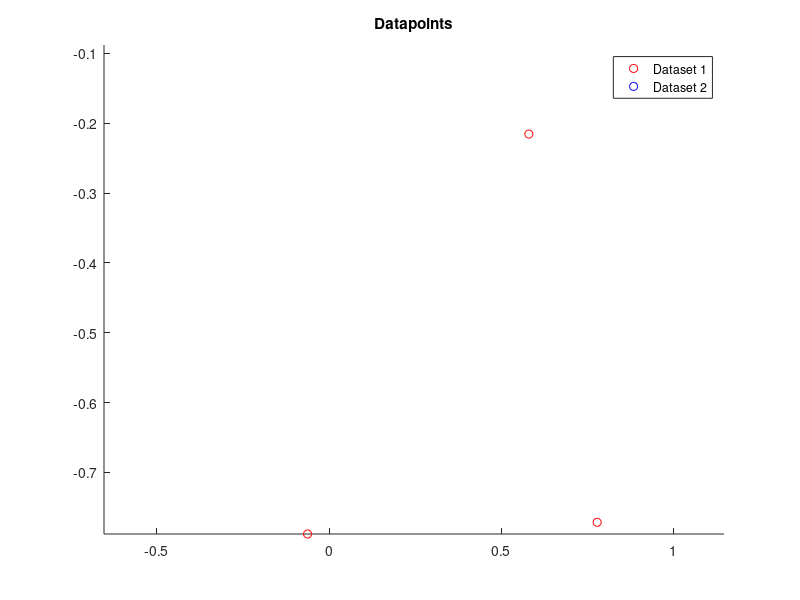

Here is the MATLAB script that generated this plot:
clear all;
close all;
clc;

N = 50;
%% Class definitions
% Class 0 definition
theta1 = 0;
m = [0 0]';
lambda_1 = 2;
lambda_2 = 1;
u_1 = [cos(theta1) sin(theta1)]';
u_2 = [-sin(theta1) cos(theta1)]';
C1 = [u_1 u_2]*diag([lambda_1,lambda_2])*inv([u_1 u_2]);
C1_pts = mvnrnd(m,C1,N/2);

% Class 1 definition
theta2_a = -3*pi/4;
m_a = [-2 1]';
pi_a = 1/3;
lambda_a1 = 2;
lambda_a2 = 1/4;
u1_a = [cos(theta2_a) sin(theta2_a)]';
u2_a = [-sin(theta2_a) cos(theta2_a)]';
C_a = [u1_a u2_a]*diag([lambda_a1,lambda_a2])*inv([u1_a u2_a]);

theta2_b = pi/4;
pi_b = 2/3;
m_b = [3 2]';
lambda_b1 = 3;
lambda_b2 = 1;
u1_b = [cos(theta2_b) sin(theta2_b)]';
u2_b = [-sin(theta2_b) cos(theta2_b)]';
C_b = [u1_b u2_b]*diag([lambda_b1,lambda_b2])*inv([u1_b u2_b]);
C2(:,:,1) = C_a;
C2(:,:,2) = C_b;
gm = gmdistribution([m_a';m_b'],C2,[pi_a pi_b]);
C2_pts = random(gm,N/2);
X = [C1_pts;C2_pts];
Y = [ones(N/2,1);-1*ones(N/2,1)];
sample_min = [min(X(1,:)), min(X(2,:))];
sample_max = [max(X(1,:)), max(X(2,:))];



%% SVM, using Matlab's built in function fitcsvm

[x1Grid,x2Grid] = meshgrid(sample_min(1):0.1:sample_max(1),sample_min(2):0.1:sample_max(2));
xGrid = [x1Grid(:),x2Grid(:)];
SVM_model = fitcsvm(X,Y,'KernelFunction','gaussian');
[~,scores] = predict(SVM_model,xGrid);

figure
hold on;
scatter(C1_pts(:,1), C1_pts(:,2),'r');
scatter(C2_pts(:,1), C2_pts(:,2),'b');
contour(x1Grid,x2Grid,reshape(scores(:,2),size(x1Grid)),[0 0],'k');
hold off;
title('Datapoints');
legend('Dataset 1','Dataset 2');

